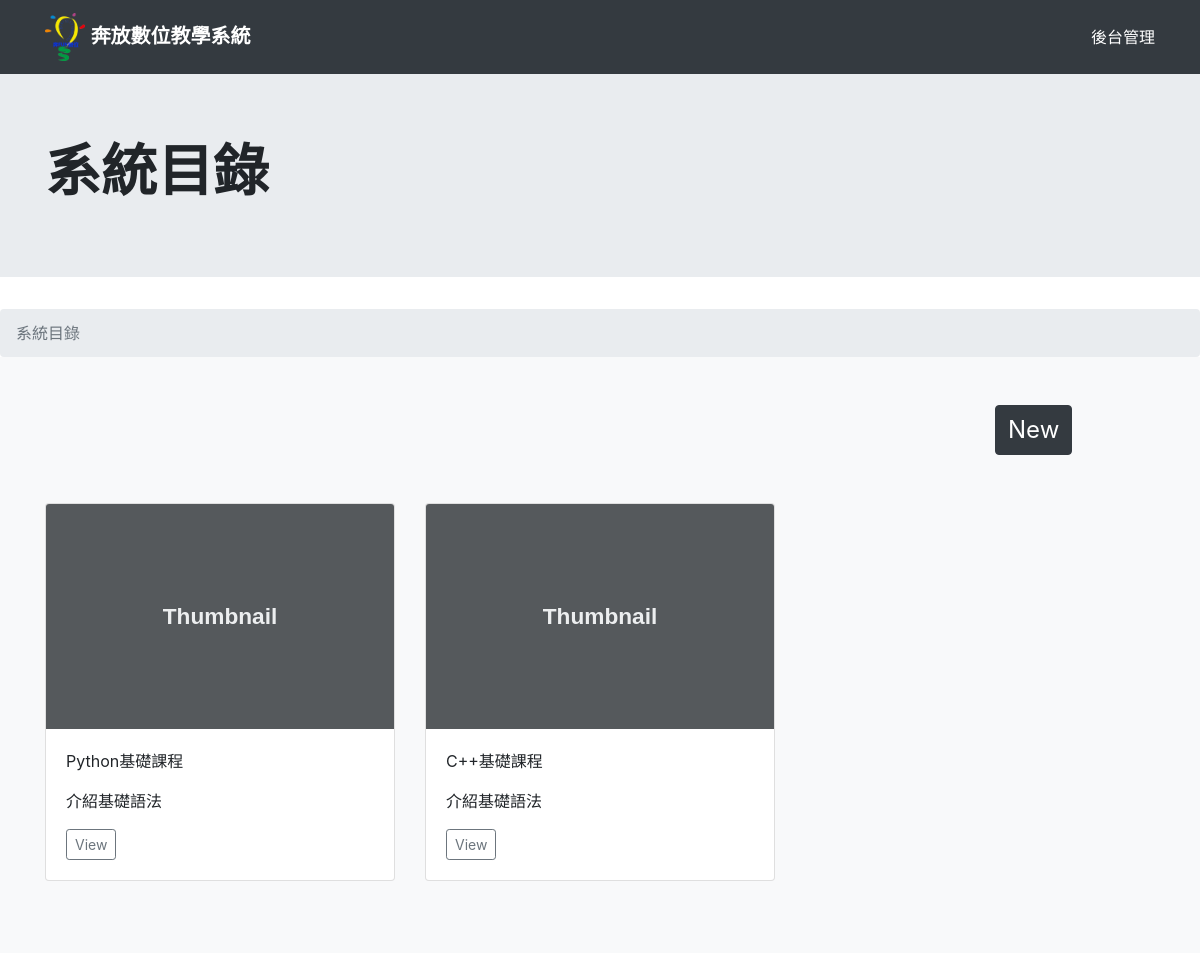
The page /show_catalog/ on the database as committed earlier.
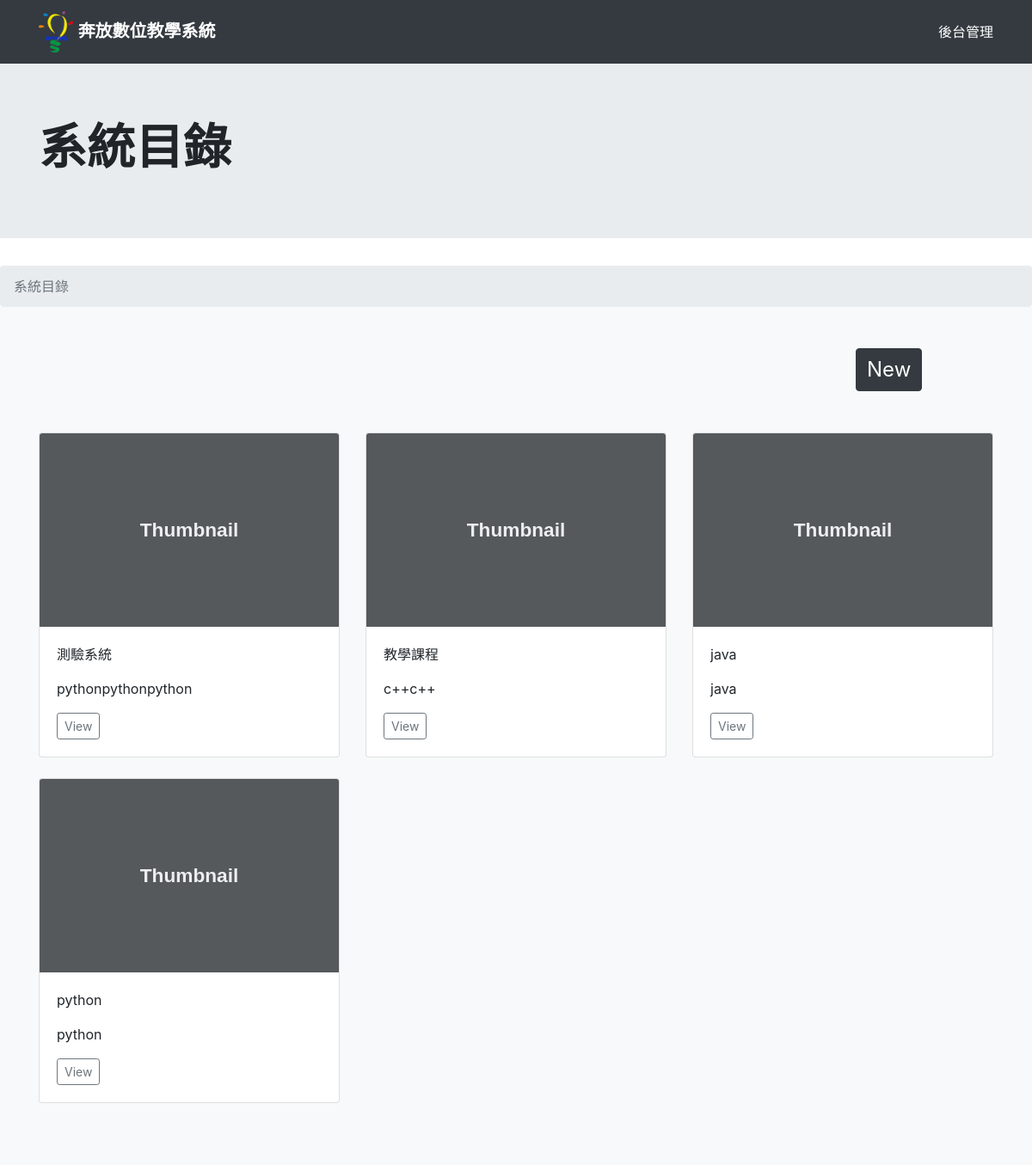
The same page on the database as committed later.
### webApp/models.py (models this page shows)
class CourseCatalog(models.Model):
    CourseCatalogName = models.CharField(max_length=200)
    description = models.TextField(default="#", max_length=200)
    catalog_button = models.CharField(default="#", max_length=200)
    def __str__(self):
        return self.CourseCatalogName

### webApp/views.py (the view)
# urls.py: path("show_catalog/", views.showCatalog),
def showCatalog(request,courseName=""):
    allObject = CourseCatalog.objects.all()
    mylocals = dict(locals()) # 用來檢查request參數
    print(mylocals)
    return render(request, "showCatalog.html", locals())

### webApp/templates/showCatalog.html (shortened to what this page needs)
{% extends "base.html" %}
{% block content %}
<main role="main">
  <div class="jumbotron jumbotron-fluid">
    <div class="container">
      <h1 class="display-4" style="font-weight: bolder">系統目錄</h1>
    </div>
  </div>
  <nav aria-label="breadcrumb">
    <ol class="breadcrumb" style="margin: 0px;">
      <li class="breadcrumb-item active" aria-current="page">系統目錄</li>
    </ol>
  </nav>
  <div class="album py-5 bg-light">
    <div class="container">
      <div class="row justify-content-end mb-5">
        <div class="col-2">
          <button
            type="button"
            class="btn btn-dark"
            data-toggle="modal"
            data-target="#exampleModal"
            style="font-size: 24px" >
            New
          </button>
        </div>
      </div>
    <div class="row">
        {% for item in allObject %}
        <div class="col-md-4">
          <div class="card mb-4 box-shadow">
            <img
              class="card-img-top"
              data-src="holder.js/100px225?theme=thumb&amp;bg=55595c&amp;fg=eceeef&amp;text=Thumbnail"
              alt="Thumbnail [100%x225]"
              style="height: 225px; width: 100%; display: block"
              data-holder-rendered="true"
            />
            <div class="card-body">
              <p class="card-text" id="{{forloop.counter}}">{{ item.CourseCatalogName}}</p>
              <p class="card-text">{{ item.description}}</p>
              <div class="d-flex justify-content-between align-items-center">
                <div class="btn-group">
                  <button
                    type="button"
                    class="btn btn-sm btn-outline-secondary"
                    onclick="getViewId({{forloop.counter}})"
                    id="button{{forloop.counter}}"
                  >
                    View
                  </button>
                </div>
              </div>
            </div>
          </div>
        </div>
        {% endfor %}
      </div>
    </div>
  </div>
</main>
{% endblock %}

### webApp/templates/base.html (shortened to what this page needs)
<!DOCTYPE html>
<html lang="zh-Tw">
<head>
    <link rel="stylesheet" href="https://cdn.jsdelivr.net/npm/bootstrap@4.6.2/dist/css/bootstrap.min.css">
</head>
<body>
<header>
    <div class="navbar navbar-dark bg-dark box-shadow">
    <div class="container d-flex justify-content-between">
        <a class="navbar-brand" href="/">
          {% load static %}
          <img src="{% static 'images/logo.png' %}" alt="" width="40" height="48" class="img-fluid" />
          <b>奔放數位教學系統</b>
        </a>
        <ul style="list-style:none; height:24px; color:white; margin:0px;">
          <li>後台管理</li>
        </ul>
      </div>
    </div>
</header>
{% block content %}{% endblock %}
</body>
</html>

Rows that differ between the two databases and show on the page:
removed CourseCatalog: CourseCatalogName "Python基礎課程", description "介紹基礎語法"
removed CourseCatalog: CourseCatalogName "C++基礎課程", description "介紹基礎語法"
added CourseCatalog: CourseCatalogName "測驗系統", description "pythonpythonpython"
added CourseCatalog: CourseCatalogName "教學課程", description "c++c++"
added CourseCatalog: CourseCatalogName "java", description "java"
added CourseCatalog: CourseCatalogName "python", description "python"
